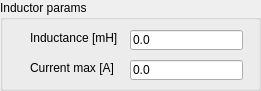
        <widget class="QGroupBox" name="groupBox">
         <property name="geometry">
          <rect>
           <x>290</x>
           <y>10</y>
           <width>261</width>
           <height>91</height>
          </rect>
         </property>
         <property name="title">
          <string>Inductor params</string>
         </property>
         <widget class="QLabel" name="InductanceLabel">
          <property name="geometry">
           <rect>
            <x>30</x>
            <y>30</y>
            <width>91</width>
            <height>16</height>
           </rect>
          </property>
          <property name="text">
           <string>Inductance [mH]</string>
          </property>
         </widget>
         <widget class="QLabel" name="CurrentMaxLabel">
          <property name="geometry">
           <rect>
            <x>30</x>
            <y>60</y>
            <width>91</width>
            <height>16</height>
           </rect>
          </property>
          <property name="text">
           <string>Current max [A]</string>
          </property>
         </widget>
         <widget class="QLineEdit" name="CurrentMaxValue">
          <property name="geometry">
           <rect>
            <x>130</x>
            <y>60</y>
            <width>113</width>
            <height>20</height>
           </rect>
          </property>
          <property name="text">
           <string>0.0</string>
          </property>
         </widget>
         <widget class="QLineEdit" name="InductanceValue">
          <property name="geometry">
           <rect>
            <x>130</x>
            <y>30</y>
            <width>113</width>
            <height>20</height>
           </rect>
          </property>
          <property name="text">
           <string>0.0</string>
          </property>
         </widget>
        </widget>
